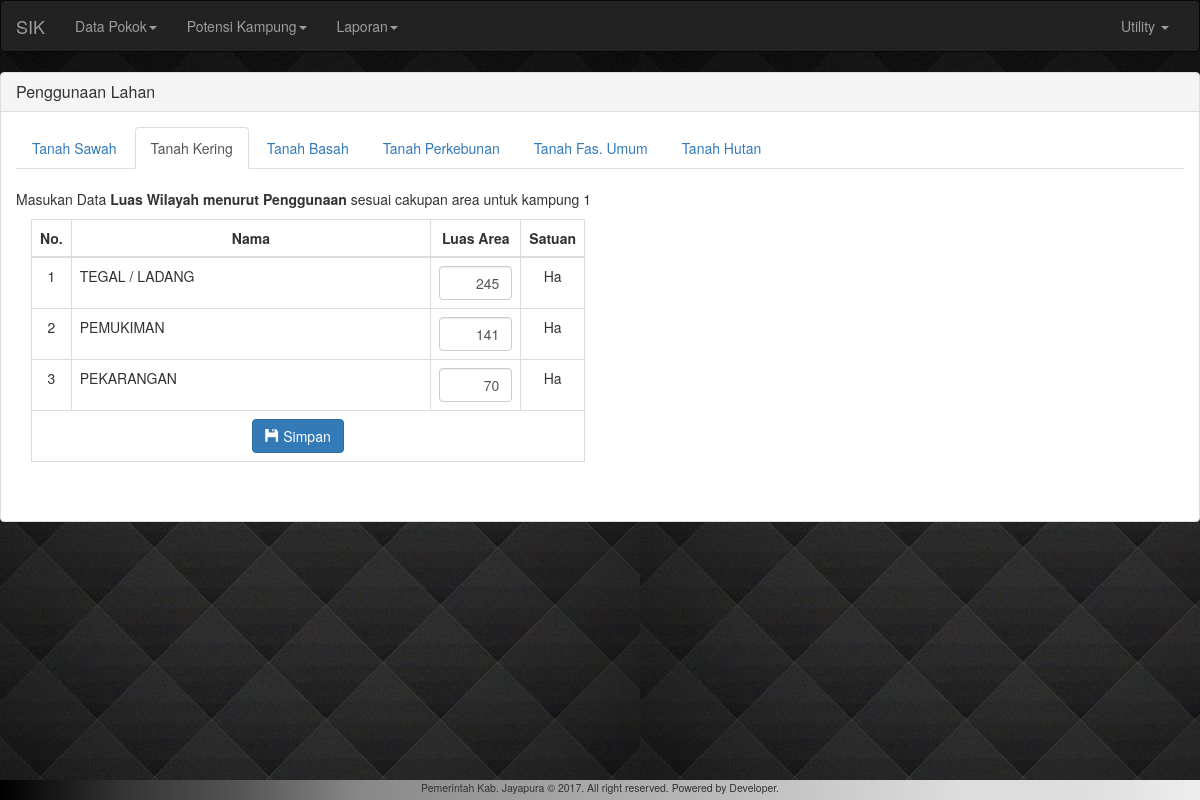
Page /?ref=penggunaan-lahan&id_jenis=2 on the committed database.
### tables this page shows
CREATE TABLE `tanah_guna` (
  `id` int(11) NOT NULL AUTO_INCREMENT,
  `nama` varchar(100) NOT NULL,
  `id_jenis` int(11) NOT NULL,
  `satuan` varchar(100) NOT NULL DEFAULT 'Ha',
  PRIMARY KEY (`id`)
);

CREATE TABLE `tanah_desa` (
  `id_pokok_desa` int(11) NOT NULL,
  `id_tanah_guna` int(11) NOT NULL,
  `luas` int(11) NOT NULL DEFAULT '0',
  PRIMARY KEY (`id_pokok_desa`,`id_tanah_guna`)
);

### pages/view/penggunaan-lahan.php (the view, shortened to what this page needs)
<?php
$id_jenis=1;
if (isset($_GET['id_jenis'])) $id_jenis=$_GET['id_jenis'];
?>
<div class="panel panel-default">
  <div class="panel-heading">
    <h3 class="panel-title">Penggunaan Lahan</h3>
  </div>
  <div class="panel-body">
    <ul class="nav nav-tabs">
	  <li role="presentation" <?php if($id_jenis==1) echo "class='active'";?> ><a href="?ref=penggunaan-lahan&id_jenis=1">Tanah Sawah</a></li>
	  <li role="presentation" <?php if($id_jenis==2) echo "class='active'";?>><a href="?ref=penggunaan-lahan&id_jenis=2">Tanah Kering</a></li>
	  <li role="presentation" <?php if($id_jenis==3) echo "class='active'";?>><a href="?ref=penggunaan-lahan&id_jenis=3">Tanah Basah</a></li>
	  <li role="presentation" <?php if($id_jenis==4) echo "class='active'";?>><a href="?ref=penggunaan-lahan&id_jenis=4">Tanah Perkebunan</a></li>
	  <li role="presentation" <?php if($id_jenis==5) echo "class='active'";?>><a href="?ref=penggunaan-lahan&id_jenis=5">Tanah Fas. Umum</a></li>
	  <li role="presentation" <?php if($id_jenis==6) echo "class='active'";?>><a href="?ref=penggunaan-lahan&id_jenis=6">Tanah Hutan</a></li>
	</ul>
	<br/>
	<p>Masukan Data <b>Luas Wilayah menurut Penggunaan</b> sesuai cakupan area untuk kampung <?php echo $id_pokok_desa;?></p>
<form id="form" autocomplete="off" method="post" action="">
<div class="table-responsive col-sm-6">
	<table class="table table-bordered">
		<thead>
			<tr>
				<th>No.</th>
				<th width="65%">Nama</th>
				<th>Luas Area</th>
				<th>Satuan</th>
			</tr>
		</thead>
		<tbody>
<?php
$sql="SELECT t.id,t.nama,j.id,j.nama,t.satuan,td.luas,(SELECT MAX(id) FROM tanah_guna) FROM tanah_guna AS t INNER JOIN jenis_tanah AS j ON j.id=t.id_jenis LEFT OUTER JOIN tanah_desa AS td ON td.id_tanah_guna=t.id AND td.id_pokok_desa=? WHERE j.id=?;";
$stmt=$conn->prepare($sql);
$id_jenis=$conn->real_escape_string($id_jenis);
$id_pokok_desa=1;
$stmt->bind_param('ii',$id_pokok_desa,$id_jenis);
$i=0;
if ($stmt->execute()) {
	$result = $stmt->get_result();
	while ($row = $result->fetch_row()){
		$i++;
		?>
			<tr>
				<td align="center"><?php echo $i;?></td>
				<td><?php echo $row[1];?></td>
				<td><input type="text" class="form-control inputhektar" placeholder="Nilai" name="<?php echo $row[0];?>" value="<?php echo $row[5];?>" /></td>
				<td align="center"><?php echo $row[4];?></td>
			</tr>
		<?php
	}
}
?>
		</tbody>
		<tfoot>
			<tr>
				<td colspan="4" align="center">
					<button type="button" class="btn btn-sx btn-primary" id="submit"><span class="glyphicon glyphicon-floppy-disk"></span> Simpan</button>
					<span class="hasil-submit" style="font-weight: bold;color: #00f;padding: 10px;"></span>
				</td>
			</tr>
		</tfoot>
	</table>
</div>
</form>
</div>
  </div>
</div>

### index.php (style rules this page uses)
.panel { min-height: 450px; }
.inputhektar { text-align: right; }
th { text-align: center; font-weight: bold; }
body { background-image: url('assets/img/wallpaper.jpg'); margin-bottom:20px; }

### rows in the picture
tanah_guna: nama "TEGAL / LADANG", luas "245", satuan "Ha"
tanah_guna: nama "PEMUKIMAN", luas "141", satuan "Ha"
tanah_guna: nama "PEKARANGAN", luas "70", satuan "Ha"

### other values in the picture
$id_pokok_desa "1"
